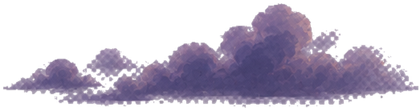
#> input picture assets/seasonal/halloween_v2/moon_cloud.png, 420 x 111 px
$ python derive_halloween_layers.py
#> lines starting #> are read from the running program, lines starting #| are printed output that depends on the picture; after the words box and inside, x2 and y2 are one past the last pixel; in counts of white or black regions, pixels touching at a corner belong together
"""Derive Halloween-only layers from the existing art; originals stay intact.
Developer recipe: Pillow, numpy and OpenCV. No app/runtime dependencies.
"""
from pathlib import Path
import cv2
import numpy as np
from PIL import Image, ImageDraw, ImageFilter

ROOT = Path(__file__).resolve().parents[1] / 'assets/seasonal/halloween_v2'
cloud = np.array(Image.open(ROOT / 'moon_cloud.png').convert('RGBA'))
#> cloud is the input picture: shape (111, 420, 4); mean R, G, B, A 63.1, 55.6, 72.8, 111.1
cr, cg, cb = (cloud[:, :, i].astype(float) for i in range(3))
# Discard the neutral checkerboard fringe baked into the old cutout, while
# retaining its painted violet cloud and soft translucent edge.
cloud_matte = np.clip((cb - cr) / 10, 0, 1) * np.clip((cb - cg) / 16, 0, 1)
cloud[:, :, 3] = (cloud[:, :, 3] * cloud_matte).astype('uint8')
#> cloud: shape (111, 420, 4); 13.33% of pixels changed, all inside (x1, y1, x2, y2) = (0, 1, 419, 110)
reliable = cloud[:, :, 3] > 210
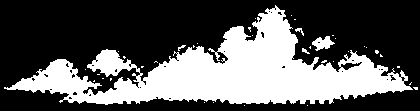
#> reliable: shape (111, 420) bool; 35.6% white; 38 white regions (33 under 20 px), largest, box (x1, y1, x2, y2) and area: (4, 5, 413, 105) 16220, (312, 36, 335, 51) 190, (295, 28, 304, 36) 29, (302, 48, 310, 54) 23, (178, 45, 186, 51) 20
assert reliable.any()
# Fill the artificial checker holes, soften the silhouette and extend nearby
# painted color into its edge. Removing only grey pixels left a perforated
# fringe that was visible against the bright moon.
silhouette = cv2.morphologyEx(reliable.astype('uint8') * 255, cv2.MORPH_CLOSE, np.ones((9, 9), np.uint8))
#> silhouette: shape (111, 420); 42.2% white; 1 white region, box (x1, y1, x2, y2) and area: (0, 5, 420, 106) 19655
silhouette = (cv2.GaussianBlur(silhouette, (0, 0), 2.4) > 110).astype('uint8') * 255
#> silhouette: shape (111, 420); 42.8% white; 1 white region, box (x1, y1, x2, y2) and area: (8, 7, 420, 105) 19955
silhouette = cv2.GaussianBlur(silhouette, (0, 0), 1.1)
_, nearest = cv2.distanceTransformWithLabels((~reliable).astype('uint8'), cv2.DIST_L2, 5, labelType=cv2.DIST_LABEL_PIXEL)
palette = np.zeros((nearest.max() + 1, 3), np.uint8)
palette[nearest[reliable]] = cloud[:, :, :3][reliable]
cloud[:, :, :3][~reliable] = palette[nearest[~reliable]]
cloud[:, :, 3] = silhouette
#> cloud: shape (111, 420, 4); mean R, G, B, A 144.3, 129.4, 160.1, 109.1
Image.fromarray(cloud).save(ROOT / 'moon_cloud_clean.png')
base = Image.open(ROOT / 'background.png').convert('RGB')
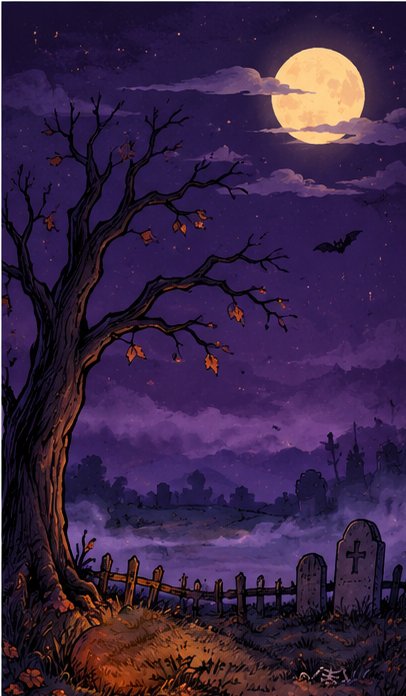
#> input picture assets/seasonal/halloween_v2/background.png, 406 x 696 px
rgb = np.array(base)
h, w = rgb.shape[:2]
#> h = 696; w = 406
y, x = np.mgrid[:h, :w]
r, g, b = (rgb[:, :, i].astype(float) for i in range(3))
# Exclude the moon, ground, fence and stars. Upper boughs and the lower trunk
# have separate envelopes so warm ground details cannot become moving scenery.
roi = ((x < 293) & (y >= 92) & (y < 390)) | ((y >= 390) & (y < 620) & (x < (114 - (y - 390) * .14)))
roi &= ((x - 318) ** 2 + (y - 96) ** 2 > 52 ** 2)
mask = np.zeros((h, w), np.uint8)
mask[roi] = cv2.GC_PR_BGD
warm = (r > b * 1.18 + 2) & (g > b * .91) & (r > g * 1.12)
#> warm: shape (696, 406) bool; 10.3% white; 250 white regions (203 under 20 px), largest, box (x1, y1, x2, y2) and area: (40, 372, 321, 696) 17948, (267, 47, 367, 145) 6813, (46, 535, 75, 613) 419
dark = (r * .3 + g * .59 + b * .11 < 18)
#> dark: shape (696, 406) bool; 12.5% white; 750 white regions (681 under 20 px), largest, box (x1, y1, x2, y2) and area: (2, 92, 289, 696) 21973, (233, 553, 338, 634) 2010, (329, 519, 406, 640) 1798
mask[roi & (warm | dark)] = cv2.GC_PR_FGD
mask[roi & warm & (r > 45)] = cv2.GC_FGD
mask[roi & dark] = cv2.GC_FGD
# Painted purple sky is definite background; black branch ink stays eligible.
purple = (b > r * 1.02) & (b > g * 1.3) & ((r + g + b) > 100)
#> purple: shape (696, 406) bool; 64.1% white; 417 black regions (375 under 20 px), largest, box (x1, y1, x2, y2) and area: (0, 0, 406, 696) 87467, (244, 43, 378, 151) 8832, (376, 440, 404, 475) 405
mask[roi & purple] = cv2.GC_BGD
cv2.grabCut(rgb, mask, None, np.zeros((1, 65)), np.zeros((1, 65)), 8, cv2.GC_INIT_WITH_MASK)
fg = np.isin(mask, [cv2.GC_FGD, cv2.GC_PR_FGD]).astype(np.uint8)
contours, _ = cv2.findContours(fg, cv2.RETR_EXTERNAL, cv2.CHAIN_APPROX_SIMPLE)
cv2.drawContours(fg, contours, -1, 1, cv2.FILLED)
num, labels, stats, _ = cv2.connectedComponentsWithStats(fg, 8)
main = 1 + np.argmax(stats[1:, cv2.CC_STAT_AREA])
distance = cv2.distanceTransform((labels != main).astype('uint8'), cv2.DIST_L2, 3)
keep = [i for i in range(1, num) if stats[i, cv2.CC_STAT_AREA] >= 7 and np.min(distance[labels == i]) < 15]
fg = np.isin(labels, keep).astype(np.uint8) * 255
fg = cv2.dilate(fg, np.ones((3, 3), np.uint8))
fg[:, 0] = 0
# Keep the existing texture/ink exactly. Binary coverage means the resting
# composition of these two derived files is pixel-identical to background.png.
layer = np.dstack([rgb, fg])
Image.fromarray(layer).save(ROOT / 'tree_isolated.png')
inpaint_source = rgb.copy()
# The original PNG has a pale one-pixel frame. Do not propagate that frame
# through the hidden trunk area during inpainting.
inpaint_source[:, 0] = rgb[:, 2]
inpaint_source[0, :] = rgb[2, :]
clear = cv2.inpaint(inpaint_source, fg, 4, cv2.INPAINT_TELEA)
for row in range(390, 620):
    columns = np.flatnonzero(fg[row])
    if len(columns):
        start = min(int(columns[-1]) + 8, w - 31)
        texture = rgb[row, start:start + 30]
        clear[row, columns] = texture[np.arange(len(columns)) % len(texture)]
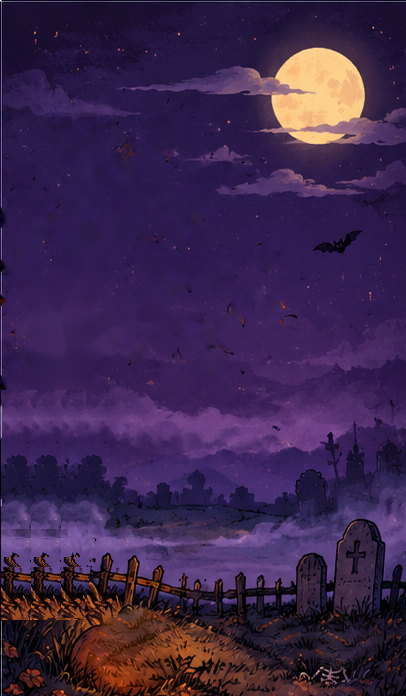
#> clear: shape (696, 406, 3); mean R, G, B 60, 37.6, 77.2
clear[fg == 0] = rgb[fg == 0]
#> clear: shape (696, 406, 3); 0.39% of pixels changed, all inside (x1, y1, x2, y2) = (0, 0, 406, 696)
Image.fromarray(clear).save(ROOT / 'background_tree_clear.png')
restored = Image.alpha_composite(Image.fromarray(clear).convert('RGBA'), Image.fromarray(layer)).convert('RGB')
assert np.array_equal(np.array(restored), rgb), 'Resting tree must preserve the original illustration'

# Closed mouth: preserve the classic pumpkin's skin and eyes, replace only its
# open grin with a narrow, warm carved slit in the same painted style.
classic = Image.open(ROOT / 'pumpkin_classic.png').convert('RGBA')
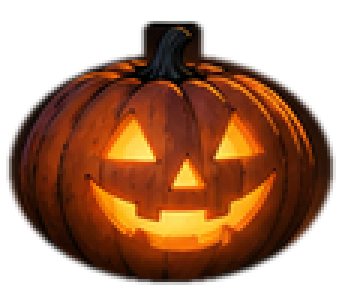
#> input picture assets/seasonal/halloween_v2/pumpkin_classic.png, 115 x 96 px (shown 3 times larger)
#> classic is the input picture: PIL image 115x96 RGBA; mean R, G, B, A 75, 34.8, 10.6, 153
a = np.array(classic)
yy, xx = np.mgrid[:a.shape[0], :a.shape[1]].astype('float32')
# Close the existing painted grin by compressing its vertical aperture. A
# continuous warp keeps the actual belly/rib texture, eyes, stem and outline;
# no pasted skin patch or generated replacement art is introduced.
mapped_y = np.interp(yy, [0, 59, 64, 70, 95], [0, 59, 63, 81, 95])
weight = np.clip((xx - 23) / 10, 0, 1) * np.clip((105 - xx) / 10, 0, 1)
warped = cv2.remap(a[:, :, :3], xx, (yy + (mapped_y - yy) * weight).astype('float32'), cv2.INTER_CUBIC)
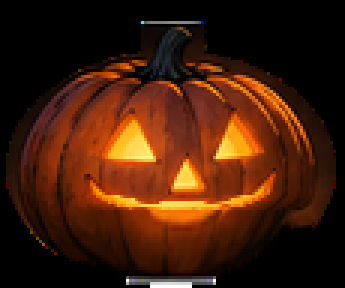
#> warped: shape (96, 115, 3) (shown 3 times larger); mean R, G, B 66.6, 29.8, 9.9
closed = Image.fromarray(np.dstack([warped, a[:, :, 3]]))
closed.save(ROOT / 'pumpkin_closed.png')

# White alpha masks follow the actual lit carvings, not a circular orange blob.
for name in ['classic', 'surprised', 'closed']:
    im = np.array(Image.open(ROOT / f'pumpkin_{name}.png').convert('RGBA'))
    rr, gg, bb = (im[:, :, i].astype(float) for i in range(3))
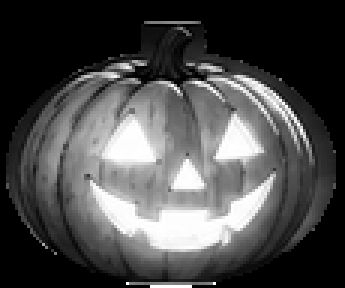
#> rr: shape (96, 115) float64 (shown 3 times larger); min 0, max 255, mean 75
    yy, xx = np.mgrid[:im.shape[0], :im.shape[1]]
    carving = (xx > 23) & (xx < 101) & (yy > 29) & (yy < 83)
    strength = np.clip((gg - 65) / 110, 0, 1) * np.clip((rr - bb - 65) / 100, 0, 1)
    strength *= carving * (im[:, :, 3] / 255)
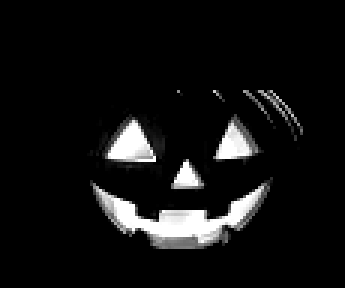
#> strength: shape (96, 115) float64 (shown 3 times larger); min 0, max 1, mean 0.0695
    glow = np.full_like(im, 255)
    glow[:, :, 3] = (strength * 255).astype('uint8')
#> (the run stopped early here; a loop or call above may not have finished)
